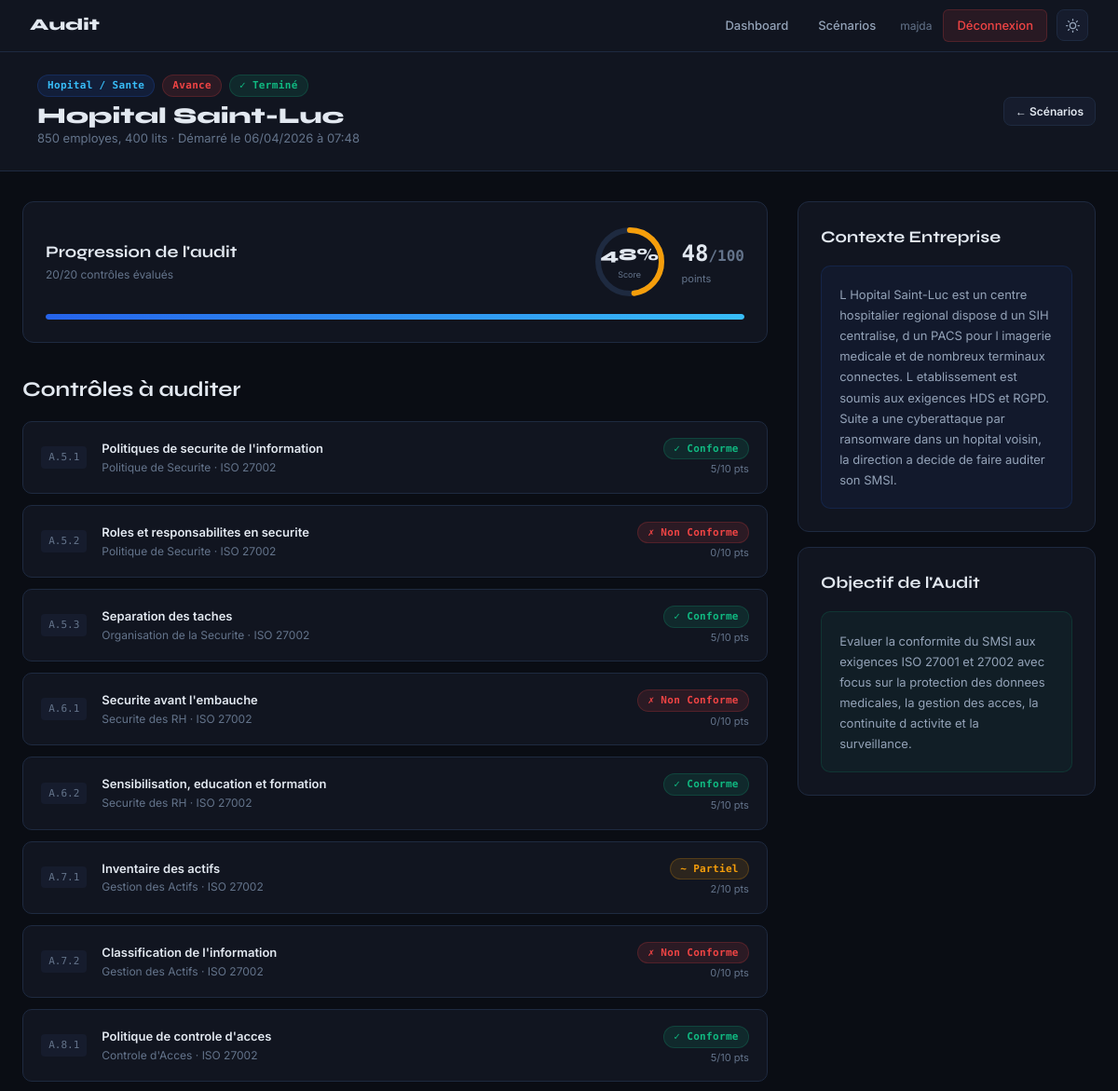
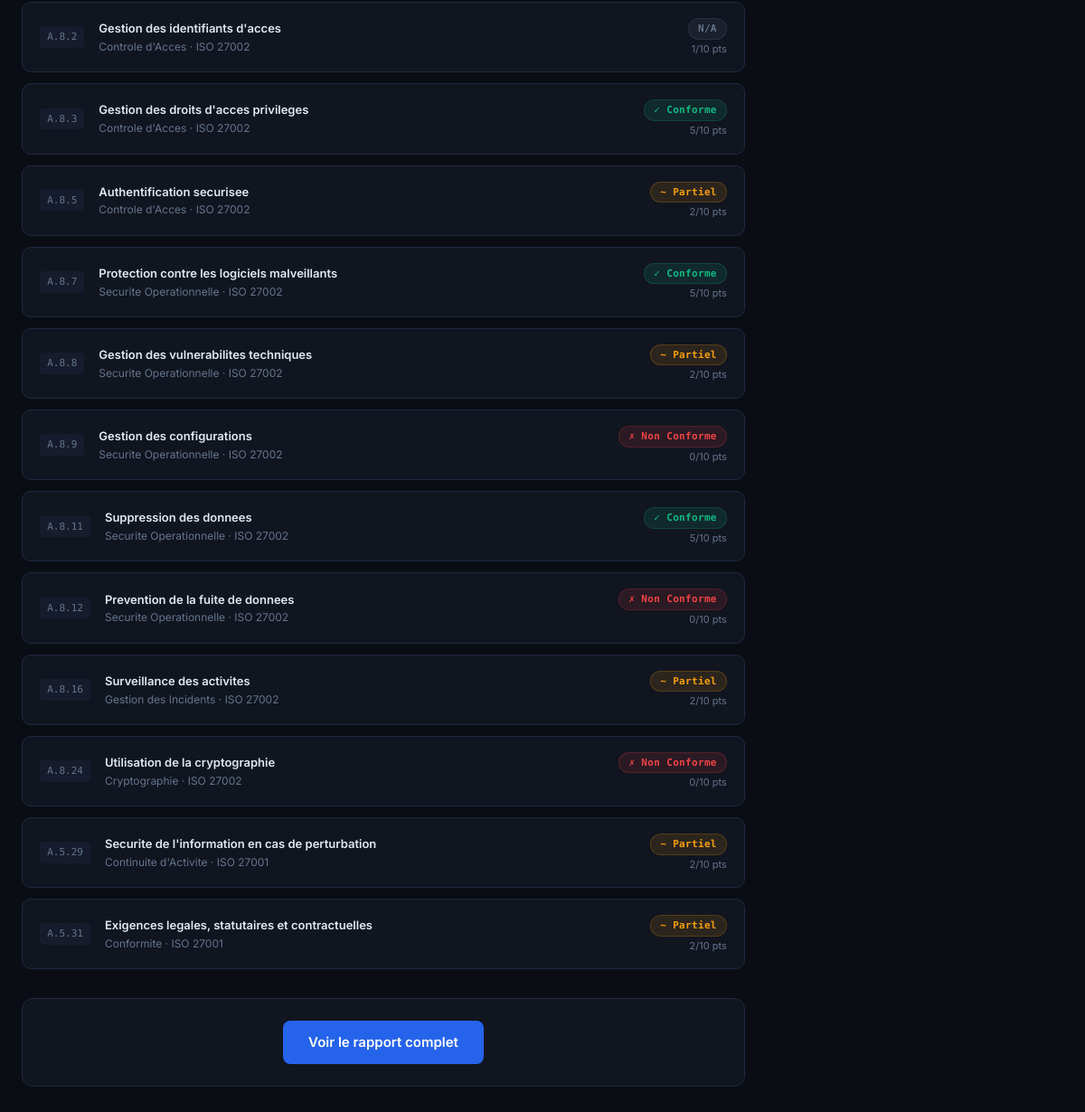
Page /audit/4/ (signed in) on the committed database (2 pictures, top to bottom).
### audit_app/models.py (models this page shows, shortened)
class Scenario(models.Model):
    SECTOR_CHOICES = [
        ('hopital', 'Hopital / Sante'),
        ('ecommerce', 'E-Commerce'),
        ('entreprise', 'Entreprise de Services'),
        ('banque', 'Banque / Finance'),
        ('industrie', 'Industrie / Manufacturing'),
    ]
    DIFFICULTY_CHOICES = [
        ('debutant', 'Debutant'),
        ('intermediaire', 'Intermediaire'),
        ('avance', 'Avance'),
    ]
    title = models.CharField(max_length=200)
    sector = models.CharField(max_length=50, choices=SECTOR_CHOICES)
    difficulty = models.CharField(max_length=20, choices=DIFFICULTY_CHOICES, default='intermediaire')
    description = models.TextField()
    company_name = models.CharField(max_length=100)
    company_size = models.CharField(max_length=50)
    company_context = models.TextField()
    audit_objective = models.TextField()
    sector_icon = models.CharField(max_length=10, default='E')  # text abbreviation, no emoji
    is_active = models.BooleanField(default=True)
    created_at = models.DateTimeField(auto_now_add=True)
    class Meta:
        verbose_name = "Scenario"
        verbose_name_plural = "Scenarios"

class AuditSession(models.Model):
    STATUS_CHOICES = [
        ('en_cours', 'En cours'),
        ('termine', 'Termine'),
    ]
    user = models.ForeignKey(User, on_delete=models.CASCADE, related_name='audit_sessions')
    scenario = models.ForeignKey(Scenario, on_delete=models.CASCADE)
    status = models.CharField(max_length=20, choices=STATUS_CHOICES, default='en_cours')
    score = models.IntegerField(default=0)
    max_score = models.IntegerField(default=0)
    started_at = models.DateTimeField(auto_now_add=True)
    completed_at = models.DateTimeField(null=True, blank=True)
    @property
    def progress_percent(self):
        total = self.scenario.scenario_controls.count()
        if total == 0:
            return 0
        done = self.control_evaluations.count()
        return int((done / total) * 100)
    @property
    def score_percent(self):
        if self.max_score == 0:
            return 0
        return int((self.score / self.max_score) * 100)
    class Meta:
        verbose_name = "Session d'Audit"
        verbose_name_plural = "Sessions d'Audit"
        ordering = ['-started_at']

class ScenarioControl(models.Model):
    scenario = models.ForeignKey(Scenario, on_delete=models.CASCADE, related_name='scenario_controls')
    control = models.ForeignKey(ISOControl, on_delete=models.CASCADE)
    order = models.PositiveIntegerField(default=0)
    class Meta:
        ordering = ['order']
        unique_together = ('scenario', 'control')

class ISOControl(models.Model):
    NORM_CHOICES = [
        ('27001', 'ISO 27001'),
        ('27002', 'ISO 27002'),
        ('27005', 'ISO 27005'),
    ]
    CATEGORY_CHOICES = [
        ('politique', 'Politique de Securite'),
        ('organisation', 'Organisation de la Securite'),
        ('rh', 'Securite des RH'),
        ('actifs', 'Gestion des Actifs'),
        ('acces', "Controle d'Acces"),
        ('cryptographie', 'Cryptographie'),
        ('physique', 'Securite Physique'),
        ('operations', 'Securite Operationnelle'),
        ('communications', 'Securite des Communications'),
        ('incidents', 'Gestion des Incidents'),
        ('continuite', "Continuite d'Activite"),
        ('conformite', 'Conformite'),
    ]
    code = models.CharField(max_length=20, unique=True)
    norm = models.CharField(max_length=10, choices=NORM_CHOICES, default='27002')
    category = models.CharField(max_length=30, choices=CATEGORY_CHOICES)
    title = models.CharField(max_length=200)
    description = models.TextField()
    objective = models.TextField()
    guidance = models.TextField(blank=True)
    class Meta:
        verbose_name = "Controle ISO"
        verbose_name_plural = "Controles ISO"
        ordering = ['code']

class ControlEvaluation(models.Model):
    CONFORMITY_CHOICES = [
        ('conforme', 'Conforme'),
        ('non_conforme', 'Non Conforme'),
        ('partiel', 'Partiellement Conforme'),
        ('na', 'Non Applicable'),
    ]
    RISK_LEVEL_CHOICES = [
        ('faible', 'Faible'),
        ('moyen', 'Moyen'),
        ('eleve', 'Eleve'),
        ('critique', 'Critique'),
    ]
    POINTS_MAP = {
        'conforme': 5,
        'partiel': 2,
        'non_conforme': 0,
        'na': 1,
    }
    session = models.ForeignKey(AuditSession, on_delete=models.CASCADE, related_name='control_evaluations')
    scenario_control = models.ForeignKey(ScenarioControl, on_delete=models.CASCADE)
    evidences_consulted = models.ManyToManyField(Evidence, blank=True)
    conformity = models.CharField(max_length=20, choices=CONFORMITY_CHOICES)
    justification = models.TextField(blank=True)
    risk_level = models.CharField(max_length=10, choices=RISK_LEVEL_CHOICES, blank=True)
    risk_probability = models.IntegerField(default=1)
    risk_severity = models.IntegerField(default=1)
    recommendation = models.TextField(blank=True)
    points_earned = models.IntegerField(default=0)
    is_correct = models.BooleanField(default=False)  # did auditeur match the hint?
    evaluated_at = models.DateTimeField(auto_now_add=True)
    class Meta:
        verbose_name = "Evaluation de Controle"
        verbose_name_plural = "Evaluations de Controle"
        unique_together = ('session', 'scenario_control')

### audit_app/views.py (the view)
# urls.py: path('audit/<int:session_id>/', views.audit_overview, name='audit_overview'),
@login_required
def audit_overview(request, session_id):
    session = get_object_or_404(AuditSession, pk=session_id, user=request.user)
    scenario = session.scenario
    sc_list = scenario.scenario_controls.select_related('control').all()
    evaluated_ids = set(
        session.control_evaluations.values_list('scenario_control_id', flat=True)
    )
    controls_data = []
    for sc in sc_list:
        ev = session.control_evaluations.filter(scenario_control=sc).first()
        controls_data.append({'sc': sc, 'evaluated': sc.id in evaluated_ids, 'evaluation': ev})
    ctx = {
        'session': session,
        'scenario': scenario,
        'controls_data': controls_data,
        'evaluated_count': len(evaluated_ids),
        'total_count': sc_list.count(),
    }
    return render(request, 'audit_app/audit_overview.html', ctx)

### audit_app/templates/audit_app/audit_overview.html (shortened to what this page needs)
{% extends 'audit_app/base.html' %}
{% block content %}
<div class="audit-header">
  <div class="container">
    <div class="flex-between">
      <div class="flex-center gap-4">
        <div>
          <div class="flex-center gap-2 mb-1">
            <span class="badge badge-blue">{{ scenario.get_sector_display }}</span>
            <span class="badge {% if scenario.difficulty == 'debutant' %}badge-green{% elif scenario.difficulty == 'intermediaire' %}badge-orange{% else %}badge-red{% endif %}">{{ scenario.get_difficulty_display }}</span>
            <span class="badge {% if session.status == 'termine' %}badge-green{% else %}badge-orange{% endif %}">
              {% if session.status == 'termine' %}✓ Terminé{% else %}En cours{% endif %}
            </span>
          </div>
          <h1 style="font-size:1.5rem;">{{ scenario.company_name }}</h1>
          <p class="text-muted" style="font-size:13px;">{{ scenario.company_size }} · Démarré le {{ session.started_at|date:"d/m/Y à H:i" }}</p>
        </div>
      </div>
      <a href="{% url 'scenario_list' %}" class="btn btn-secondary btn-sm">← Scénarios</a>
    </div>
  </div>
</div>
<div class="page">
  <div class="container">
    <div style="display:grid;grid-template-columns:1fr 320px;gap:2rem;align-items:start;">
      <div>
        <div class="card mb-4">
          <div class="flex-between mb-2">
            <div>
              <h3>Progression de l'audit</h3>
              <p class="text-muted" style="font-size:12px;">{{ evaluated_count }}/{{ total_count }} contrôles évalués</p>
            </div>
            <div class="flex-center gap-4">
              <div class="score-ring">
                <svg width="80" height="80" viewBox="0 0 80 80">
                  <circle cx="40" cy="40" r="34" fill="none" stroke="var(--border)" stroke-width="6"/>
                  <circle cx="40" cy="40" r="34" fill="none"
                    stroke="{% if session.score_percent >= 70 %}var(--green){% elif session.score_percent >= 40 %}var(--orange){% else %}var(--accent){% endif %}"
                    stroke-width="6"
                    stroke-dasharray="{% widthratio session.score_percent 100 213 %} 213"
                    stroke-linecap="round"/>
                </svg>
                <div class="score-text">
                  {{ session.score_percent }}%<small>Score</small>
                </div>
              </div>
              <div>
                <div style="font-family:var(--font-mono);font-size:1.5rem;font-weight:700;">{{ session.score }}<span style="color:var(--text-muted);font-size:1rem;">/{{ session.max_score }}</span></div>
                <div style="font-size:11px;color:var(--text-muted);">points</div>
              </div>
            </div>
          </div>
          <div class="progress-bar">
            <div class="progress-fill" style="width:{{ session.progress_percent }}%"></div>
          </div>
        </div>
        <h2 class="mb-2">Contrôles à auditer</h2>
        {% for item in controls_data %}
        <a href="{% url 'audit_control' session.id item.sc.id %}" class="control-item">
          <span class="control-num">{{ item.sc.control.code }}</span>
          <div class="control-info">
            <div class="control-title">{{ item.sc.control.title }}</div>
            <div class="control-category">{{ item.sc.control.get_category_display }} · {{ item.sc.control.get_norm_display }}</div>
          </div>
          <div class="control-status">
            {% if item.evaluated %}
              {% if item.evaluation.conformity == 'conforme' %}
              <span class="badge badge-green">✓ Conforme</span>
              {% elif item.evaluation.conformity == 'non_conforme' %}
              <span class="badge badge-red">✗ Non Conforme</span>
              {% elif item.evaluation.conformity == 'partiel' %}
              <span class="badge badge-orange">~ Partiel</span>
              {% else %}
              <span class="badge badge-gray">N/A</span>
              {% endif %}
              <span style="font-size:11px;color:var(--text-muted);display:block;text-align:right;margin-top:2px;">{{ item.evaluation.points_earned }}/10 pts</span>
            {% else %}
              <span class="badge badge-gray">À auditer</span>
            {% endif %}
          </div>
        </a>
        {% endfor %}
        {% if session.status == 'en_cours' %}
        <div class="complete-btn-wrap">
          {% if evaluated_count == total_count %}
          <h3 class="mb-2"> Tous les contrôles ont été évalués !</h3>
          <p class="text-muted mb-2" style="font-size:13px;">Vous pouvez maintenant finaliser votre rapport d'audit.</p>
          <form method="post" action="{% url 'complete_audit' session.id %}">
            {% csrf_token %}
            <button type="submit" class="btn btn-green btn-lg">Finaliser l'audit et générer le rapport</button>
          </form>
          {% else %}
          <p class="text-muted" style="font-size:13px;">Évaluez tous les contrôles pour finaliser l'audit.</p>
          <p style="font-size:12px;color:var(--text-muted);margin-top:.5rem;">{{ evaluated_count }}/{{ total_count }} contrôles évalués</p>
          {% endif %}
        </div>
        {% else %}
        <div class="complete-btn-wrap">
          <a href="{% url 'audit_report' session.id %}" class="btn btn-primary btn-lg"> Voir le rapport complet</a>
        </div>
        {% endif %}
      </div>
      <div>
        <div class="card mb-2">
          <h3 class="mb-2"> Contexte Entreprise</h3>
          <div class="context-box">{{ scenario.company_context }}</div>
        </div>
        <div class="card">
          <h3 class="mb-2"> Objectif de l'Audit</h3>
          <div class="objective-box">{{ scenario.audit_objective }}</div>
        </div>
      </div>
    </div>
  </div>
</div>
{% endblock %}

### audit_app/templates/audit_app/base.html (shortened to what this page needs)
<!DOCTYPE html>
<html lang="fr" id="html-root">
<head>
</head>
<body>
{% if user.is_authenticated %}
<nav class="navbar">
  <a href="{% url 'dashboard' %}" class="navbar-brand">
    Audit
  </a>
  <div class="nav-links">
    <a href="{% url 'dashboard' %}" {% if request.resolver_match.url_name == 'dashboard' %}class="active"{% endif %}>Dashboard</a>
    <a href="{% url 'scenario_list' %}" {% if request.resolver_match.url_name == 'scenario_list' %}class="active"{% endif %}>Scénarios</a>
    <span style="color:var(--text-muted); font-size:12px; margin: 0 8px;">{{ user.username }}</span>
    <a href="{% url 'logout' %}" class="btn-logout">Déconnexion</a>
    <button class="theme-toggle" onclick="toggleTheme()" title="Changer le theme" aria-label="Basculer theme clair/sombre">
    </button>
  </div>
</nav>
{% endif %}
<main>
  {% block content %}{% endblock %}
</main>
</body>
</html>

### rows in the picture
Scenario: sector "Hopital / Sante", difficulty "Avance", company_name "Hopital Saint-Luc", company_size "850 employes, 400 lits", company_context "L Hopital Saint-Luc est un centre hospitalier regional dispose d un SIH centralise, d un PACS pour l imagerie medicale et de nombreux terminaux connectes. L etablissement est soumis aux exigences HDS et RGPD. Suite a une cyberattaque par ransomware dans un hopital voisin, la direction a decide de faire auditer son SMSI.", audit_objective "Evaluer la conformite du SMSI aux exigences ISO 27001 et 27002 avec focus sur la protection des donnees medicales, la gestion des acces, la continuite d activite et la surveillance."
AuditSession: started_at "06/04/2026 à 07:48", score_percent "48", score "48", max_score "100"
ScenarioControl: sc.control.code "A.5.1", sc.control "Politiques de securite de l'information", sc.control.category "Politique de Securite", sc.control.norm "ISO 27002", shows "✓ Conforme", evaluation.points_earned "5"
ScenarioControl: sc.control.code "A.5.2", sc.control "Roles et responsabilites en securite", sc.control.category "Politique de Securite", sc.control.norm "ISO 27002", shows "✗ Non Conforme", evaluation.points_earned "0"
ScenarioControl: sc.control.code "A.5.3", sc.control "Separation des taches", sc.control.category "Organisation de la Securite", sc.control.norm "ISO 27002", shows "✓ Conforme", evaluation.points_earned "5"
ScenarioControl: sc.control.code "A.6.1", sc.control "Securite avant l'embauche", sc.control.category "Securite des RH", sc.control.norm "ISO 27002", shows "✗ Non Conforme", evaluation.points_earned "0"
ScenarioControl: sc.control.code "A.6.2", sc.control "Sensibilisation, education et formation", sc.control.category "Securite des RH", sc.control.norm "ISO 27002", shows "✓ Conforme", evaluation.points_earned "5"
ScenarioControl: sc.control.code "A.7.1", sc.control "Inventaire des actifs", sc.control.category "Gestion des Actifs", sc.control.norm "ISO 27002", shows "~ Partiel", evaluation.points_earned "2"
ScenarioControl: sc.control.code "A.7.2", sc.control "Classification de l'information", sc.control.category "Gestion des Actifs", sc.control.norm "ISO 27002", shows "✗ Non Conforme", evaluation.points_earned "0"
ScenarioControl: sc.control.code "A.8.1", sc.control "Politique de controle d'acces", sc.control.category "Controle d'Acces", sc.control.norm "ISO 27002", shows "✓ Conforme", evaluation.points_earned "5"
ScenarioControl: sc.control.code "A.8.2", sc.control "Gestion des identifiants d'acces", sc.control.category "Controle d'Acces", sc.control.norm "ISO 27002", shows "N/A", evaluation.points_earned "1"
ScenarioControl: sc.control.code "A.8.3", sc.control "Gestion des droits d'acces privileges", sc.control.category "Controle d'Acces", sc.control.norm "ISO 27002", shows "✓ Conforme", evaluation.points_earned "5"
ScenarioControl: sc.control.code "A.8.5", sc.control "Authentification securisee", sc.control.category "Controle d'Acces", sc.control.norm "ISO 27002", shows "~ Partiel", evaluation.points_earned "2"
ScenarioControl: sc.control.code "A.8.7", sc.control "Protection contre les logiciels malveillants", sc.control.category "Securite Operationnelle", sc.control.norm "ISO 27002", shows "✓ Conforme", evaluation.points_earned "5"
ScenarioControl: sc.control.code "A.8.8", sc.control "Gestion des vulnerabilites techniques", sc.control.category "Securite Operationnelle", sc.control.norm "ISO 27002", shows "~ Partiel", evaluation.points_earned "2"
ScenarioControl: sc.control.code "A.8.9", sc.control "Gestion des configurations", sc.control.category "Securite Operationnelle", sc.control.norm "ISO 27002", shows "✗ Non Conforme", evaluation.points_earned "0"
ScenarioControl: sc.control.code "A.8.11", sc.control "Suppression des donnees", sc.control.category "Securite Operationnelle", sc.control.norm "ISO 27002", shows "✓ Conforme", evaluation.points_earned "5"
ScenarioControl: sc.control.code "A.8.12", sc.control "Prevention de la fuite de donnees", sc.control.category "Securite Operationnelle", sc.control.norm "ISO 27002", shows "✗ Non Conforme", evaluation.points_earned "0"
ScenarioControl: sc.control.code "A.8.16", sc.control "Surveillance des activites", sc.control.category "Gestion des Incidents", sc.control.norm "ISO 27002", shows "~ Partiel", evaluation.points_earned "2"
ScenarioControl: sc.control.code "A.8.24", sc.control "Utilisation de la cryptographie", sc.control.category "Cryptographie", sc.control.norm "ISO 27002", shows "✗ Non Conforme", evaluation.points_earned "0"
ScenarioControl: sc.control.code "A.5.29", sc.control "Securite de l'information en cas de perturbation", sc.control.category "Continuite d'Activite", sc.control.norm "ISO 27001", shows "~ Partiel", evaluation.points_earned "2"
ScenarioControl: sc.control.code "A.5.31", sc.control "Exigences legales, statutaires et contractuelles", sc.control.category "Conformite", sc.control.norm "ISO 27001", shows "~ Partiel", evaluation.points_earned "2"

### other values in the picture
{{ user.username }} "majda"
{{ evaluated_count }} "20"
{{ total_count }} "20"
